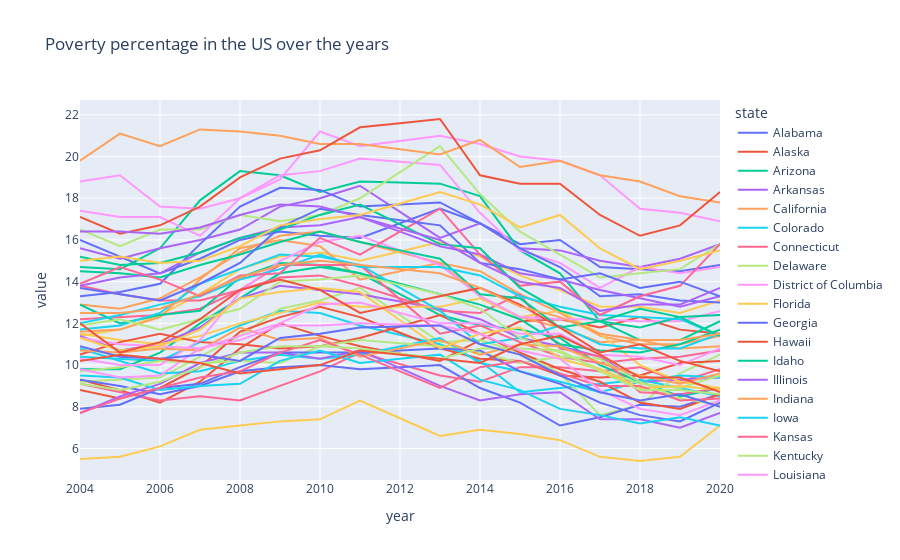

This figure's notebook cell:
### Markdown cell above
Now we plot again the interactive line chart:

### Code cell
fig = px.line(
    poverty_df.pivot(index='year', columns='state', values='povertyPercentage'),
    title='Poverty percentage in the US over the years')
pyo.plot(fig, filename='../html/lines_poverty.html', auto_open=False)
fig.show()

### Figure 1 — Plotly figure (JSON) as saved in the notebook; plotly's stock layout.template omitted (floating-point values rounded to 4 significant figures)
{"data": [{"hovertemplate": "state=Alabama<br>year=%{x}<br>value=%{y}<extra></extra>", "legendgroup": "Alabama", "line": {"color": "#636efa", "dash": "solid"}, "marker": {"symbol": "circle"}, "mode": "lines", "name": "Alabama", "orientation": "v", "showlegend": true, "type": "scatter", "x": [2004, 2005, 2006, 2007, 2008, 2009, 2010, 2011, 2012, 2013, 2014, 2015, 2016, 2017, 2018, 2019, 2020], "xaxis": "x", "y": [16, 15.2, 14.4, 15.1, 16, 16.4, 16.2, 16.1, 16.8, 17.5, 16.8, 15.8, 16, 14.7, 14.6, 14.5, 14.8], "yaxis": "y"}, {"hovertemplate": "state=Alaska<br>year=%{x}<br>value=%{y}<extra></extra>", "legendgroup": "Alaska", "line": {"color": "#EF553B", "dash": "solid"}, "marker": {"symbol": "circle"}, "mode": "lines", "name": "Alaska", "orientation": "v", "showlegend": true, "type": "scatter", "x": [2004, 2005, 2006, 2007, 2008, 2009, 2010, 2011, 2012, 2013, 2014, 2015, 2016, 2017, 2018, 2019, 2020], "xaxis": "x", "y": [9.3, 8.8, 8.2, 9.2, 10.8, 12, 11.4, 10.9, 10.55, 10.2, 11.2, 12.1, 12.2, 11.8, 12.3, 11.7, 11.5], "yaxis": "y"}, {"hovertemplate": "state=Arizona<br>year=%{x}<br>value=%{y}<extra></extra>", "legendgroup": "Arizona", "line": {"color": "#00cc96", "dash": "solid"}, "marker": {"symbol": "circle"}, "mode": "lines", "name": "Arizona", "orientation": "v", "showlegend": true, "type": "scatter", "x": [2004, 2005, 2006, 2007, 2008, 2009, 2010, 2011, 2012, 2013, 2014, 2015, 2016, 2017, 2018, 2019, 2020], "xaxis": "x", "y": [14.7, 14.6, 15.6, 17.9, 19.3, 19.1, 18.3, 18.8, 18.75, 18.7, 18.1, 15.5, 14.4, 12.1, 11.2, 11.2, 12.1], "yaxis": "y"}, {"hovertemplate": "state=Arkansas<br>year=%{x}<br>value=%{y}<extra></extra>", "legendgroup": "Arkansas", "line": {"color": "#ab63fa", "dash": "solid"}, "marker": {"symbol": "circle"}, "mode": "lines", "name": "Arkansas", "orientation": "v", "showlegend": true, "type": "scatter", "x": [2004, 2005, 2006, 2007, 2008, 2009, 2010, 2011, 2012, 2013, 2014, 2015, 2016, 2017, 2018, 2019, 2020], "xaxis": "x", "y": [15.6, 15.1, 15.6, 16, 16.5, 17.6, 18, 18.6, 17.35, 16.1, 16.8, 15.6, 15.5, 15, 14.7, 15.1, 15.8], "yaxis": "y"}, {"hovertemplate": "state=California<br>year=%{x}<br>value=%{y}<extra></extra>", "legendgroup": "California", "line": {"color": "#FFA15A", "dash": "solid"}, "marker": {"symbol": "circle"}, "mode": "lines", "name": "California", "orientation": "v", "showlegend": true, "type": "scatter", "x": [2004, 2005, 2006, 2007, 2008, 2009, 2010, 2011, 2012, 2013, 2014, 2015, 2016, 2017, 2018, 2019, 2020], "xaxis": "x", "y": [12.9, 12.7, 13.2, 14.2, 15.4, 16.2, 16.4, 15.9, 15.4, 14.9, 14.5, 13.4, 12.5, 11.4, 11, 11, 11.4], "yaxis": "y"}, {"hovertemplate": "state=Colorado<br>year=%{x}<br>value=%{y}<extra></extra>", "legendgroup": "Colorado", "line": {"color": "#19d3f3", "dash": "solid"}, "marker": {"symbol": "circle"}, "mode": "lines", "name": "Colorado", "orientation": "v", "showlegend": true, "type": "scatter", "x": [2004, 2005, 2006, 2007, 2008, 2009, 2010, 2011, 2012, 2013, 2014, 2015, 2016, 2017, 2018, 2019, 2020], "xaxis": "x", "y": [10.4, 10.3, 10.2, 11.1, 11.9, 12.6, 12.5, 11.9, 11.45, 11, 10.2, 8.7, 8.9, 9.1, 9.3, 8.9, 8.5], "yaxis": "y"}, {"hovertemplate": "state=Connecticut<br>year=%{x}<br>value=%{y}<extra></extra>", "legendgroup": "Connecticut", "line": {"color": "#FF6692", "dash": "solid"}, "marker": {"symbol": "circle"}, "mode": "lines", "name": "Connecticut", "orientation": "v", "showlegend": true, "type": "scatter", "x": [2004, 2005, 2006, 2007, 2008, 2009, 2010, 2011, 2012, 2013, 2014, 2015, 2016, 2017, 2018, 2019, 2020], "xaxis": "x", "y": [9.1, 8.7, 8.3, 8.5, 8.3, 9, 9.7, 10.6, 10.05, 9.5, 9.2, 9.9, 9.9, 9.7, 9.9, 9.2, 9.8], "yaxis": "y"}, {"hovertemplate": "state=Delaware<br>year=%{x}<br>value=%{y}<extra></extra>", "legendgroup": "Delaware", "line": {"color": "#B6E880", "dash": "solid"}, "marker": {"symbol": "circle"}, "mode": "lines", "name": "Delaware", "orientation": "v", "showlegend": true, "type": "scatter", "x": [2004, 2005, 2006, 2007, 2008, 2009, 2010, 2011, 2012, 2013, 2014, 2015, 2016, 2017, 2018, 2019, 2020], "xaxis": "x", "y": [9.2, 9.3, 9.4, 10.4, 11.4, 12.7, 13.1, 13.7, 12.4, 11.1, 11.2, 10.6, 9.6, 7.6, 8.1, 9.6, 10.5], "yaxis": "y"}, {"hovertemplate": "state=District of Columbia<br>year=%{x}<br>value=%{y}<extra></extra>", "legendgroup": "District of Columbia", "line": {"color": "#FF97FF", "dash": "solid"}, "marker": {"symbol": "circle"}, "mode": "lines", "name": "District of Columbia", "orientation": "v", "showlegend": true, "type": "scatter", "x": [2004, 2005, 2006, 2007, 2008, 2009, 2010, 2011, 2012, 2013, 2014, 2015, 2016, 2017, 2018, 2019, 2020], "xaxis": "x", "y": [18.8, 19.1, 17.6, 17.5, 18, 19.1, 19.3, 19.9, 19.75, 19.6, 17.3, 15.5, 14.9, 13.7, 14.7, 14.4, 14.7], "yaxis": "y"}, {"hovertemplate": "state=Florida<br>year=%{x}<br>value=%{y}<extra></extra>", "legendgroup": "Florida", "line": {"color": "#FECB52", "dash": "solid"}, "marker": {"symbol": "circle"}, "mode": "lines", "name": "Florida", "orientation": "v", "showlegend": true, "type": "scatter", "x": [2004, 2005, 2006, 2007, 2008, 2009, 2010, 2011, 2012, 2013, 2014, 2015, 2016, 2017, 2018, 2019, 2020], "xaxis": "x", "y": [11.4, 11.7, 12.4, 13.4, 14.6, 15.2, 15.4, 15, 15.45, 15.9, 15.2, 14.3, 13.6, 12.8, 12.8, 12.5, 13.1], "yaxis": "y"}, {"hovertemplate": "state=Georgia<br>year=%{x}<br>value=%{y}<extra></extra>", "legendgroup": "Georgia", "line": {"color": "#636efa", "dash": "solid"}, "marker": {"symbol": "circle"}, "mode": "lines", "name": "Georgia", "orientation": "v", "showlegend": true, "type": "scatter", "x": [2004, 2005, 2006, 2007, 2008, 2009, 2010, 2011, 2012, 2013, 2014, 2015, 2016, 2017, 2018, 2019, 2020], "xaxis": "x", "y": [13.3, 13.5, 13.9, 15.8, 17.6, 18.5, 18.4, 17.6, 17.7, 17.8, 16.8, 15.6, 14.7, 13.3, 13.4, 13.1, 13], "yaxis": "y"}, {"hovertemplate": "state=Hawaii<br>year=%{x}<br>value=%{y}<extra></extra>", "legendgroup": "Hawaii", "line": {"color": "#EF553B", "dash": "solid"}, "marker": {"symbol": "circle"}, "mode": "lines", "name": "Hawaii", "orientation": "v", "showlegend": true, "type": "scatter", "x": [2004, 2005, 2006, 2007, 2008, 2009, 2010, 2011, 2012, 2013, 2014, 2015, 2016, 2017, 2018, 2019, 2020], "xaxis": "x", "y": [8.8, 8.4, 8.9, 9.9, 11.6, 12.3, 12.8, 12.3, 11.55, 10.8, 10.3, 10.2, 9.5, 9.4, 9.5, 10.1, 10.2], "yaxis": "y"}, {"hovertemplate": "state=Idaho<br>year=%{x}<br>value=%{y}<extra></extra>", "legendgroup": "Idaho", "line": {"color": "#00cc96", "dash": "solid"}, "marker": {"symbol": "circle"}, "mode": "lines", "name": "Idaho", "orientation": "v", "showlegend": true, "type": "scatter", "x": [2004, 2005, 2006, 2007, 2008, 2009, 2010, 2011, 2012, 2013, 2014, 2015, 2016, 2017, 2018, 2019, 2020], "xaxis": "x", "y": [9.8, 9.8, 10.6, 12, 13.2, 14.4, 14.7, 14.4, 13.4, 12.4, 11.9, 11.7, 11.3, 10, 9.2, 8.5, 8.9], "yaxis": "y"}, {"hovertemplate": "state=Illinois<br>year=%{x}<br>value=%{y}<extra></extra>", "legendgroup": "Illinois", "line": {"color": "#ab63fa", "dash": "solid"}, "marker": {"symbol": "circle"}, "mode": "lines", "name": "Illinois", "orientation": "v", "showlegend": true, "type": "scatter", "x": [2004, 2005, 2006, 2007, 2008, 2009, 2010, 2011, 2012, 2013, 2014, 2015, 2016, 2017, 2018, 2019, 2020], "xaxis": "x", "y": [11.4, 10.7, 11, 11.8, 13.2, 13.8, 13.6, 13.4, 13.05, 12.7, 12.2, 11.3, 10.9, 10.4, 9.2, 9.3, 9.4], "yaxis": "y"}, {"hovertemplate": "state=Indiana<br>year=%{x}<br>value=%{y}<extra></extra>", "legendgroup": "Indiana", "line": {"color": "#FFA15A", "dash": "solid"}, "marker": {"symbol": "circle"}, "mode": "lines", "name": "Indiana", "orientation": "v", "showlegend": true, "type": "scatter", "x": [2004, 2005, 2006, 2007, 2008, 2009, 2010, 2011, 2012, 2013, 2014, 2015, 2016, 2017, 2018, 2019, 2020], "xaxis": "x", "y": [11.6, 11.7, 12.3, 14.1, 15.6, 16, 15.7, 14.1, 14.5, 14.9, 13.3, 12.3, 11.8, 11.1, 11.2, 10.8, 10.9], "yaxis": "y"}, {"hovertemplate": "state=Iowa<br>year=%{x}<br>value=%{y}<extra></extra>", "legendgroup": "Iowa", "line": {"color": "#19d3f3", "dash": "solid"}, "marker": {"symbol": "circle"}, "mode": "lines", "name": "Iowa", "orientation": "v", "showlegend": true, "type": "scatter", "x": [2004, 2005, 2006, 2007, 2008, 2009, 2010, 2011, 2012, 2013, 2014, 2015, 2016, 2017, 2018, 2019, 2020], "xaxis": "x", "y": [10.8, 10.2, 9.6, 9.7, 10.2, 10.5, 10.3, 10.5, 10.9, 11.3, 10.1, 9.7, 9.2, 8.7, 9.2, 9.5, 9.4], "yaxis": "y"}, {"hovertemplate": "state=Kansas<br>year=%{x}<br>value=%{y}<extra></extra>", "legendgroup": "Kansas", "line": {"color": "#FF6692", "dash": "solid"}, "marker": {"symbol": "circle"}, "mode": "lines", "name": "Kansas", "orientation": "v", "showlegend": true, "type": "scatter", "x": [2004, 2005, 2006, 2007, 2008, 2009, 2010, 2011, 2012, 2013, 2014, 2015, 2016, 2017, 2018, 2019, 2020], "xaxis": "x", "y": [12.2, 12.3, 12.4, 12.7, 13.6, 14.2, 14.3, 13.8, 13.2, 12.6, 12.5, 13.4, 10.8, 10.4, 8.7, 8.6, 8.9], "yaxis": "y"}, {"hovertemplate": "state=Kentucky<br>year=%{x}<br>value=%{y}<extra></extra>", "legendgroup": "Kentucky", "line": {"color": "#B6E880", "dash": "solid"}, "marker": {"symbol": "circle"}, "mode": "lines", "name": "Kentucky", "orientation": "v", "showlegend": true, "type": "scatter", "x": [2004, 2005, 2006, 2007, 2008, 2009, 2010, 2011, 2012, 2013, 2014, 2015, 2016, 2017, 2018, 2019, 2020], "xaxis": "x", "y": [16.5, 15.7, 16.5, 16.5, 17.2, 16.9, 17.2, 18, 19.25, 20.5, 18.2, 16.4, 15.3, 14.2, 14.4, 14.6, 15.8], "yaxis": "y"}, {"hovertemplate": "state=Louisiana<br>year=%{x}<br>value=%{y}<extra></extra>", "legendgroup": "Louisiana", "line": {"color": "#FF97FF", "dash": "solid"}, "marker": {"symbol": "circle"}, "mode": "lines", "name": "Louisiana", "orientation": "v", "showlegend": true, "type": "scatter", "x": [2004, 2005, 2006, 2007, 2008, 2009, 2010, 2011, 2012, 2013, 2014, 2015, 2016, 2017, 2018, 2019, 2020], "xaxis": "x", "y": [17.4, 17.1, 17.1, 16.2, 18, 18.9, 21.2, 20.5, 20.75, 21, 20.6, 20, 19.8, 19.1, 17.5, 17.3, 16.9], "yaxis": "y"}, {"hovertemplate": "state=Maine<br>year=%{x}<br>value=%{y}<extra></extra>", "legendgroup": "Maine", "line": {"color": "#FECB52", "dash": "solid"}, "marker": {"symbol": "circle"}, "mode": "lines", "name": "Maine", "orientation": "v", "showlegend": true, "type": "scatter", "x": [2004, 2005, 2006, 2007, 2008, 2009, 2010, 2011, 2012, 2013, 2014, 2015, 2016, 2017, 2018, 2019, 2020], "xaxis": "x", "y": [11.5, 11.2, 11, 11.4, 12, 12.5, 13, 12.8, 12.8, 12.8, 13.2, 12.3, 12.6, 11.5, 10, 9.2, 8.9], "yaxis": "y"}, {"hovertemplate": "state=Maryland<br>year=%{x}<br>value=%{y}<extra></extra>", "legendgroup": "Maryland", "line": {"color": "#636efa", "dash": "solid"}, "marker": {"symbol": "circle"}, "mode": "lines", "name": "Maryland", "orientation": "v", "showlegend": true, "type": "scatter", "x": [2004, 2005, 2006, 2007, 2008, 2009, 2010, 2011, 2012, 2013, 2014, 2015, 2016, 2017, 2018, 2019, 2020], "xaxis": "x", "y": [9.3, 9, 8.6, 9, 9.7, 9.9, 10, 9.8, 9.9, 10, 8.9, 8.2, 7.1, 7.5, 8.1, 8, 8.6], "yaxis": "y"}, {"hovertemplate": "state=Massachusetts<br>year=%{x}<br>value=%{y}<extra></extra>", "legendgroup": "Massachusetts", "line": {"color": "#EF553B", "dash": "solid"}, "marker": {"symbol": "circle"}, "mode": "lines", "name": "Massachusetts", "orientation": "v", "showlegend": true, "type": "scatter", "x": [2004, 2005, 2006, 2007, 2008, 2009, 2010, 2011, 2012, 2013, 2014, 2015, 2016, 2017, 2018, 2019, 2020], "xaxis": "x", "y": [10.5, 11.1, 11.5, 11.1, 11, 10.8, 10.9, 11.3, 11.85, 12.4, 11.5, 10.6, 9.8, 9.2, 8.2, 7.9, 8.6], "yaxis": "y"}, {"hovertemplate": "state=Michigan<br>year=%{x}<br>value=%{y}<extra></extra>", "legendgroup": "Michigan", "line": {"color": "#00cc96", "dash": "solid"}, "marker": {"symbol": "circle"}, "mode": "lines", "name": "Michigan", "orientation": "v", "showlegend": true, "type": "scatter", "x": [2004, 2005, 2006, 2007, 2008, 2009, 2010, 2011, 2012, 2013, 2014, 2015, 2016, 2017, 2018, 2019, 2020], "xaxis": "x", "y": [12.9, 12, 12.4, 12.6, 14.2, 14.9, 14.8, 14.4, 13.9, 13.4, 12.9, 12.2, 11, 10.7, 10.6, 11, 11.7], "yaxis": "y"}, {"hovertemplate": "state=Minnesota<br>year=%{x}<br>value=%{y}<extra></extra>", "legendgroup": "Minnesota", "line": {"color": "#ab63fa", "dash": "solid"}, "marker": {"symbol": "circle"}, "mode": "lines", "name": "Minnesota", "orientation": "v", "showlegend": true, "type": "scatter", "x": [2004, 2005, 2006, 2007, 2008, 2009, 2010, 2011, 2012, 2013, 2014, 2015, 2016, 2017, 2018, 2019, 2020], "xaxis": "x", "y": [7.7, 8.5, 9.1, 10.1, 10.6, 10.6, 10.3, 10.7, 9.85, 9, 8.3, 8.6, 8.7, 7.4, 7.4, 7, 7.7], "yaxis": "y"}, {"hovertemplate": "state=Mississippi<br>year=%{x}<br>value=%{y}<extra></extra>", "legendgroup": "Mississippi", "line": {"color": "#FFA15A", "dash": "solid"}, "marker": {"symbol": "circle"}, "mode": "lines", "name": "Mississippi", "orientation": "v", "showlegend": true, "type": "scatter", "x": [2004, 2005, 2006, 2007, 2008, 2009, 2010, 2011, 2012, 2013, 2014, 2015, 2016, 2017, 2018, 2019, 2020], "xaxis": "x", "y": [19.8, 21.1, 20.5, 21.3, 21.2, 21, 20.6, 20.6, 20.35, 20.1, 20.8, 19.5, 19.8, 19.1, 18.8, 18.1, 17.8], "yaxis": "y"}, {"hovertemplate": "state=Missouri<br>year=%{x}<br>value=%{y}<extra></extra>", "legendgroup": "Missouri", "line": {"color": "#19d3f3", "dash": "solid"}, "marker": {"symbol": "circle"}, "mode": "lines", "name": "Missouri", "orientation": "v", "showlegend": true, "type": "scatter", "x": [2004, 2005, 2006, 2007, 2008, 2009, 2010, 2011, 2012, 2013, 2014, 2015, 2016, 2017, 2018, 2019, 2020], "xaxis": "x", "y": [11.7, 11.9, 12.5, 13.9, 14.6, 15.3, 15.2, 14.8, 13.7, 12.6, 11, 11.3, 11.9, 11, 10.8, 10.8, 11.5], "yaxis": "y"}, {"hovertemplate": "state=Montana<br>year=%{x}<br>value=%{y}<extra></extra>", "legendgroup": "Montana", "line": {"color": "#FF6692", "dash": "solid"}, "marker": {"symbol": "circle"}, "mode": "lines", "name": "Montana", "orientation": "v", "showlegend": true, "type": "scatter", "x": [2004, 2005, 2006, 2007, 2008, 2009, 2010, 2011, 2012, 2013, 2014, 2015, 2016, 2017, 2018, 2019, 2020], "xaxis": "x", "y": [13.8, 13.4, 13.1, 13.1, 13.6, 14.8, 14.8, 14.8, 13.15, 11.5, 11.9, 11.1, 10.4, 10.1, 10.3, 10.4, 10.7], "yaxis": "y"}, {"hovertemplate": "state=Nebraska<br>year=%{x}<br>value=%{y}<extra></extra>", "legendgroup": "Nebraska", "line": {"color": "#B6E880", "dash": "solid"}, "marker": {"symbol": "circle"}, "mode": "lines", "name": "Nebraska", "orientation": "v", "showlegend": true, "type": "scatter", "x": [2004, 2005, 2006, 2007, 2008, 2009, 2010, 2011, 2012, 2013, 2014, 2015, 2016, 2017, 2018, 2019, 2020], "xaxis": "x", "y": [9.7, 9.9, 10.2, 10.1, 10.2, 10.1, 10.9, 11.2, 11.05, 10.9, 10.6, 10.1, 10.4, 10.3, 9.2, 8.4, 8.1], "yaxis": "y"}, {"hovertemplate": "state=Nevada<br>year=%{x}<br>value=%{y}<extra></extra>", "legendgroup": "Nevada", "line": {"color": "#FF97FF", "dash": "solid"}, "marker": {"symbol": "circle"}, "mode": "lines", "name": "Nevada", "orientation": "v", "showlegend": true, "type": "scatter", "x": [2004, 2005, 2006, 2007, 2008, 2009, 2010, 2011, 2012, 2013, 2014, 2015, 2016, 2017, 2018, 2019, 2020], "xaxis": "x", "y": [10.3, 10, 10, 11.2, 13.5, 15, 15.9, 16.2, 15.5, 14.8, 13.3, 12.3, 12.2, 12.2, 12.1, 12.1, 12.6], "yaxis": "y"}, {"hovertemplate": "state=New Hampshire<br>year=%{x}<br>value=%{y}<extra></extra>", "legendgroup": "New Hampshire", "line": {"color": "#FECB52", "dash": "solid"}, "marker": {"symbol": "circle"}, "mode": "lines", "name": "New Hampshire", "orientation": "v", "showlegend": true, "type": "scatter", "x": [2004, 2005, 2006, 2007, 2008, 2009, 2010, 2011, 2012, 2013, 2014, 2015, 2016, 2017, 2018, 2019, 2020], "xaxis": "x", "y": [5.5, 5.6, 6.1, 6.9, 7.1, 7.3, 7.4, 8.3, 7.45, 6.6, 6.9, 6.7, 6.4, 5.6, 5.4, 5.6, 7.1], "yaxis": "y"}, {"hovertemplate": "state=New Jersey<br>year=%{x}<br>value=%{y}<extra></extra>", "legendgroup": "New Jersey", "line": {"color": "#636efa", "dash": "solid"}, "marker": {"symbol": "circle"}, "mode": "lines", "name": "New Jersey", "orientation": "v", "showlegend": true, "type": "scatter", "x": [2004, 2005, 2006, 2007, 2008, 2009, 2010, 2011, 2012, 2013, 2014, 2015, 2016, 2017, 2018, 2019, 2020], "xaxis": "x", "y": [7.9, 8.1, 8.9, 9.1, 9.9, 10.6, 10.6, 10.6, 10.7, 10.8, 10.7, 9.7, 9.1, 8.2, 7.6, 7.3, 8.2], "yaxis": "y"}, {"hovertemplate": "state=New Mexico<br>year=%{x}<br>value=%{y}<extra></extra>", "legendgroup": "New Mexico", "line": {"color": "#EF553B", "dash": "solid"}, "marker": {"symbol": "circle"}, "mode": "lines", "name": "New Mexico", "orientation": "v", "showlegend": true, "type": "scatter", "x": [2004, 2005, 2006, 2007, 2008, 2009, 2010, 2011, 2012, 2013, 2014, 2015, 2016, 2017, 2018, 2019, 2020], "xaxis": "x", "y": [17.1, 16.3, 16.7, 17.6, 19, 19.9, 20.3, 21.4, 21.6, 21.8, 19.1, 18.7, 18.7, 17.2, 16.2, 16.7, 18.3], "yaxis": "y"}, {"hovertemplate": "state=New York<br>year=%{x}<br>value=%{y}<extra></extra>", "legendgroup": "New York", "line": {"color": "#00cc96", "dash": "solid"}, "marker": {"symbol": "circle"}, "mode": "lines", "name": "New York", "orientation": "v", "showlegend": true, "type": "scatter", "x": [2004, 2005, 2006, 2007, 2008, 2009, 2010, 2011, 2012, 2013, 2014, 2015, 2016, 2017, 2018, 2019, 2020], "xaxis": "x", "y": [14.5, 14.4, 14.2, 14.8, 15.3, 15.9, 16.4, 15.9, 15.5, 15.1, 13.4, 13.2, 11.8, 12.1, 11.8, 12.3, 12.4], "yaxis": "y"}, {"hovertemplate": "state=North Carolina<br>year=%{x}<br>value=%{y}<extra></extra>", "legendgroup": "North Carolina", "line": {"color": "#ab63fa", "dash": "solid"}, "marker": {"symbol": "circle"}, "mode": "lines", "name": "North Carolina", "orientation": "v", "showlegend": true, "type": "scatter", "x": [2004, 2005, 2006, 2007, 2008, 2009, 2010, 2011, 2012, 2013, 2014, 2015, 2016, 2017, 2018, 2019, 2020], "xaxis": "x", "y": [13.8, 14.2, 14.4, 15.4, 16.1, 16.6, 16.7, 17.1, 16.4, 15.7, 15.3, 14.4, 14.1, 13.6, 13.2, 12.8, 13.3], "yaxis": "y"}, {"hovertemplate": "state=North Dakota<br>year=%{x}<br>value=%{y}<extra></extra>", "legendgroup": "North Dakota", "line": {"color": "#FFA15A", "dash": "solid"}, "marker": {"symbol": "circle"}, "mode": "lines", "name": "North Dakota", "orientation": "v", "showlegend": true, "type": "scatter", "x": [2004, 2005, 2006, 2007, 2008, 2009, 2010, 2011, 2012, 2013, 2014, 2015, 2016, 2017, 2018, 2019, 2020], "xaxis": "x", "y": [10.7, 10.6, 10.8, 10.7, 11.8, 11.2, 11.3, 10.4, 10.8, 11.2, 10.5, 11, 10.9, 10.1, 9.5, 9.1, 9.6], "yaxis": "y"}, {"hovertemplate": "state=Ohio<br>year=%{x}<br>value=%{y}<extra></extra>", "legendgroup": "Ohio", "line": {"color": "#19d3f3", "dash": "solid"}, "marker": {"symbol": "circle"}, "mode": "lines", "name": "Ohio", "orientation": "v", "showlegend": true, "type": "scatter", "x": [2004, 2005, 2006, 2007, 2008, 2009, 2010, 2011, 2012, 2013, 2014, 2015, 2016, 2017, 2018, 2019, 2020], "xaxis": "x", "y": [12, 12.4, 12.9, 13.3, 14.1, 14.6, 15.3, 14.7, 14.7, 14.7, 14.3, 13.3, 12.8, 12.4, 12.3, 12.2, 11.4], "yaxis": "y"}, {"hovertemplate": "state=Oklahoma<br>year=%{x}<br>value=%{y}<extra></extra>", "legendgroup": "Oklahoma", "line": {"color": "#FF6692", "dash": "solid"}, "marker": {"symbol": "circle"}, "mode": "lines", "name": "Oklahoma", "orientation": "v", "showlegend": true, "type": "scatter", "x": [2004, 2005, 2006, 2007, 2008, 2009, 2010, 2011, 2012, 2013, 2014, 2015, 2016, 2017, 2018, 2019, 2020], "xaxis": "x", "y": [13.9, 14.7, 14.1, 13.3, 14.3, 14.4, 16.1, 15.3, 16.4, 17.5, 15.3, 13.8, 14, 12.4, 13.3, 13.8, 15.8], "yaxis": "y"}, {"hovertemplate": "state=Oregon<br>year=%{x}<br>value=%{y}<extra></extra>", "legendgroup": "Oregon", "line": {"color": "#B6E880", "dash": "solid"}, "marker": {"symbol": "circle"}, "mode": "lines", "name": "Oregon", "orientation": "v", "showlegend": true, "type": "scatter", "x": [2004, 2005, 2006, 2007, 2008, 2009, 2010, 2011, 2012, 2013, 2014, 2015, 2016, 2017, 2018, 2019, 2020], "xaxis": "x", "y": [11.9, 12.2, 11.7, 12.2, 12.7, 14, 14.1, 14.3, 13.85, 13.4, 12.7, 11.3, 10.6, 9.8, 9.1, 8.9, 9.5], "yaxis": "y"}, {"hovertemplate": "state=Pennsylvania<br>year=%{x}<br>value=%{y}<extra></extra>", "legendgroup": "Pennsylvania", "line": {"color": "#FF97FF", "dash": "solid"}, "marker": {"symbol": "circle"}, "mode": "lines", "name": "Pennsylvania", "orientation": "v", "showlegend": true, "type": "scatter", "x": [2004, 2005, 2006, 2007, 2008, 2009, 2010, 2011, 2012, 2013, 2014, 2015, 2016, 2017, 2018, 2019, 2020], "xaxis": "x", "y": [11.3, 11, 10.9, 10.8, 11.4, 12, 12.9, 13, 12.5, 12, 12, 11.5, 11.5, 10.5, 10.4, 10, 10.8], "yaxis": "y"}, {"hovertemplate": "state=Rhode Island<br>year=%{x}<br>value=%{y}<extra></extra>", "legendgroup": "Rhode Island", "line": {"color": "#FECB52", "dash": "solid"}, "marker": {"symbol": "circle"}, "mode": "lines", "name": "Rhode Island", "orientation": "v", "showlegend": true, "type": "scatter", "x": [2004, 2005, 2006, 2007, 2008, 2009, 2010, 2011, 2012, 2013, 2014, 2015, 2016, 2017, 2018, 2019, 2020], "xaxis": "x", "y": [11.3, 10.7, 10.9, 11.7, 13.2, 13.5, 13.7, 13.5, 12.15, 10.8, 11.5, 11.8, 10.3, 9.8, 8.9, 9, 8.8], "yaxis": "y"}, {"hovertemplate": "state=South Carolina<br>year=%{x}<br>value=%{y}<extra></extra>", "legendgroup": "South Carolina", "line": {"color": "#636efa", "dash": "solid"}, "marker": {"symbol": "circle"}, "mode": "lines", "name": "South Carolina", "orientation": "v", "showlegend": true, "type": "scatter", "x": [2004, 2005, 2006, 2007, 2008, 2009, 2010, 2011, 2012, 2013, 2014, 2015, 2016, 2017, 2018, 2019, 2020], "xaxis": "x", "y": [13.7, 13.4, 13.1, 13.9, 14.9, 16.6, 17.5, 17.2, 16.95, 16.7, 14.9, 14.6, 14.1, 14.4, 13.7, 14, 13.3], "yaxis": "y"}, {"hovertemplate": "state=South Dakota<br>year=%{x}<br>value=%{y}<extra></extra>", "legendgroup": "South Dakota", "line": {"color": "#EF553B", "dash": "solid"}, "marker": {"symbol": "circle"}, "mode": "lines", "name": "South Dakota", "orientation": "v", "showlegend": true, "type": "scatter", "x": [2004, 2005, 2006, 2007, 2008, 2009, 2010, 2011, 2012, 2013, 2014, 2015, 2016, 2017, 2018, 2019, 2020], "xaxis": "x", "y": [12, 10.6, 11.1, 12.2, 13.6, 14.1, 13.6, 12.5, 12.9, 13.3, 13.7, 12.9, 11.8, 10.6, 11, 10.2, 9.7], "yaxis": "y"}, {"hovertemplate": "state=Tennessee<br>year=%{x}<br>value=%{y}<extra></extra>", "legendgroup": "Tennessee", "line": {"color": "#00cc96", "dash": "solid"}, "marker": {"symbol": "circle"}, "mode": "lines", "name": "Tennessee", "orientation": "v", "showlegend": true, "type": "scatter", "x": [2004, 2005, 2006, 2007, 2008, 2009, 2010, 2011, 2012, 2013, 2014, 2015, 2016, 2017, 2018, 2019, 2020], "xaxis": "x", "y": [15.2, 14.8, 14.9, 15.4, 16.1, 16.5, 17.2, 17.7, 16.75, 15.8, 15.6, 13.7, 12.6, 12.1, 12.7, 12.3, 11.4], "yaxis": "y"}, {"hovertemplate": "state=Texas<br>year=%{x}<br>value=%{y}<extra></extra>", "legendgroup": "Texas", "line": {"color": "#ab63fa", "dash": "solid"}, "marker": {"symbol": "circle"}, "mode": "lines", "name": "Texas", "orientation": "v", "showlegend": true, "type": "scatter", "x": [2004, 2005, 2006, 2007, 2008, 2009, 2010, 2011, 2012, 2013, 2014, 2015, 2016, 2017, 2018, 2019, 2020], "xaxis": "x", "y": [16.4, 16.4, 16.3, 16.6, 17.2, 17.7, 17.6, 17.1, 16.55, 16, 14.9, 14, 13.7, 12.6, 12.9, 12.9, 13.7], "yaxis": "y"}, {"hovertemplate": "state=United States<br>year=%{x}<br>value=%{y}<extra></extra>", "legendgroup": "United States", "line": {"color": "#FFA15A", "dash": "solid"}, "marker": {"symbol": "circle"}, "mode": "lines", "name": "United States", "orientation": "v", "showlegend": true, "type": "scatter", "x": [2004, 2005, 2006, 2007, 2008, 2009, 2010, 2011, 2012, 2013, 2014, 2015, 2016, 2017, 2018, 2019, 2020], "xaxis": "x", "y": [12.5, 12.5, 12.7, 13.4, 14.2, 14.8, 15, 14.8, 14.6, 14.4, 13.7, 12.8, 12.3, 11.5, 11.2, 11.2, 11.5], "yaxis": "y"}, {"hovertemplate": "state=Utah<br>year=%{x}<br>value=%{y}<extra></extra>", "legendgroup": "Utah", "line": {"color": "#19d3f3", "dash": "solid"}, "marker": {"symbol": "circle"}, "mode": "lines", "name": "Utah", "orientation": "v", "showlegend": true, "type": "scatter", "x": [2004, 2005, 2006, 2007, 2008, 2009, 2010, 2011, 2012, 2013, 2014, 2015, 2016, 2017, 2018, 2019, 2020], "xaxis": "x", "y": [9.5, 9.4, 8.8, 9, 9.1, 10.2, 10.7, 10.1, 10.3, 10.5, 9.3, 8.8, 7.9, 7.6, 7.2, 7.5, 7.1], "yaxis": "y"}, {"hovertemplate": "state=Vermont<br>year=%{x}<br>value=%{y}<extra></extra>", "legendgroup": "Vermont", "line": {"color": "#FF6692", "dash": "solid"}, "marker": {"symbol": "circle"}, "mode": "lines", "name": "Vermont", "orientation": "v", "showlegend": true, "type": "scatter", "x": [2004, 2005, 2006, 2007, 2008, 2009, 2010, 2011, 2012, 2013, 2014, 2015, 2016, 2017, 2018, 2019, 2020], "xaxis": "x", "y": [7.7, 8.4, 8.9, 9.4, 9.7, 10.6, 11.2, 10.5, 9.7, 8.9, 9.9, 10.2, 9.6, 9, 9, 8.3, 8.4], "yaxis": "y"}, {"hovertemplate": "state=Virginia<br>year=%{x}<br>value=%{y}<extra></extra>", "legendgroup": "Virginia", "line": {"color": "#B6E880", "dash": "solid"}, "marker": {"symbol": "circle"}, "mode": "lines", "name": "Virginia", "orientation": "v", "showlegend": true, "type": "scatter", "x": [2004, 2005, 2006, 2007, 2008, 2009, 2010, 2011, 2012, 2013, 2014, 2015, 2016, 2017, 2018, 2019, 2020], "xaxis": "x", "y": [9.1, 8.8, 9.2, 9.9, 10.6, 10.9, 10.9, 10.8, 10.55, 10.3, 10.8, 10.8, 10.7, 9.7, 8.8, 8.8, 8.6], "yaxis": "y"}, {"hovertemplate": "state=Washington<br>year=%{x}<br>value=%{y}<extra></extra>", "legendgroup": "Washington", "line": {"color": "#FF97FF", "dash": "solid"}, "marker": {"symbol": "circle"}, "mode": "lines", "name": "Washington", "orientation": "v", "showlegend": true, "type": "scatter", "x": [2004, 2005, 2006, 2007, 2008, 2009, 2010, 2011, 2012, 2013, 2014, 2015, 2016, 2017, 2018, 2019, 2020], "xaxis": "x", "y": [9.8, 9.4, 9.5, 10.8, 11.2, 11.9, 11.9, 12, 11.95, 11.9, 11.5, 10.7, 10.3, 8.8, 7.9, 7.6, 8.3], "yaxis": "y"}, {"hovertemplate": "state=West Virginia<br>year=%{x}<br>value=%{y}<extra></extra>", "legendgroup": "West Virginia", "line": {"color": "#FECB52", "dash": "solid"}, "marker": {"symbol": "circle"}, "mode": "lines", "name": "West Virginia", "orientation": "v", "showlegend": true, "type": "scatter", "x": [2004, 2005, 2006, 2007, 2008, 2009, 2010, 2011, 2012, 2013, 2014, 2015, 2016, 2017, 2018, 2019, 2020], "xaxis": "x", "y": [15, 15.2, 14.9, 15, 15.7, 16.7, 17, 17.2, 17.75, 18.3, 17.7, 16.6, 17.2, 15.6, 14.6, 15, 15.5], "yaxis": "y"}, {"hovertemplate": "state=Wisconsin<br>year=%{x}<br>value=%{y}<extra></extra>", "legendgroup": "Wisconsin", "line": {"color": "#636efa", "dash": "solid"}, "marker": {"symbol": "circle"}, "mode": "lines", "name": "Wisconsin", "orientation": "v", "showlegend": true, "type": "scatter", "x": [2004, 2005, 2006, 2007, 2008, 2009, 2010, 2011, 2012, 2013, 2014, 2015, 2016, 2017, 2018, 2019, 2020], "xaxis": "x", "y": [10.9, 10.4, 10.3, 10.5, 10.2, 11.3, 11.5, 11.8, 11.85, 11.9, 11, 10.5, 9.5, 8.7, 8.3, 8.6, 8], "yaxis": "y"}, {"hovertemplate": "state=Wyoming<br>year=%{x}<br>value=%{y}<extra></extra>", "legendgroup": "Wyoming", "line": {"color": "#EF553B", "dash": "solid"}, "marker": {"symbol": "circle"}, "mode": "lines", "name": "Wyoming", "orientation": "v", "showlegend": true, "type": "scatter", "x": [2004, 2005, 2006, 2007, 2008, 2009, 2010, 2011, 2012, 2013, 2014, 2015, 2016, 2017, 2018, 2019, 2020], "xaxis": "x", "y": [10.2, 10.5, 10.3, 10.1, 9.6, 9.8, 10, 10.7, 10.5, 10.3, 10.1, 11, 11.4, 10.5, 9.4, 9.4, 8.7], "yaxis": "y"}], "layout": {"legend": {"title": {"text": "state"}, "tracegroupgap": 0}, "title": {"text": "Poverty percentage in the US over the years"}, "xaxis": {"anchor": "y", "domain": [0, 1], "title": {"text": "year"}}, "yaxis": {"anchor": "x", "domain": [0, 1], "title": {"text": "value"}}}}
